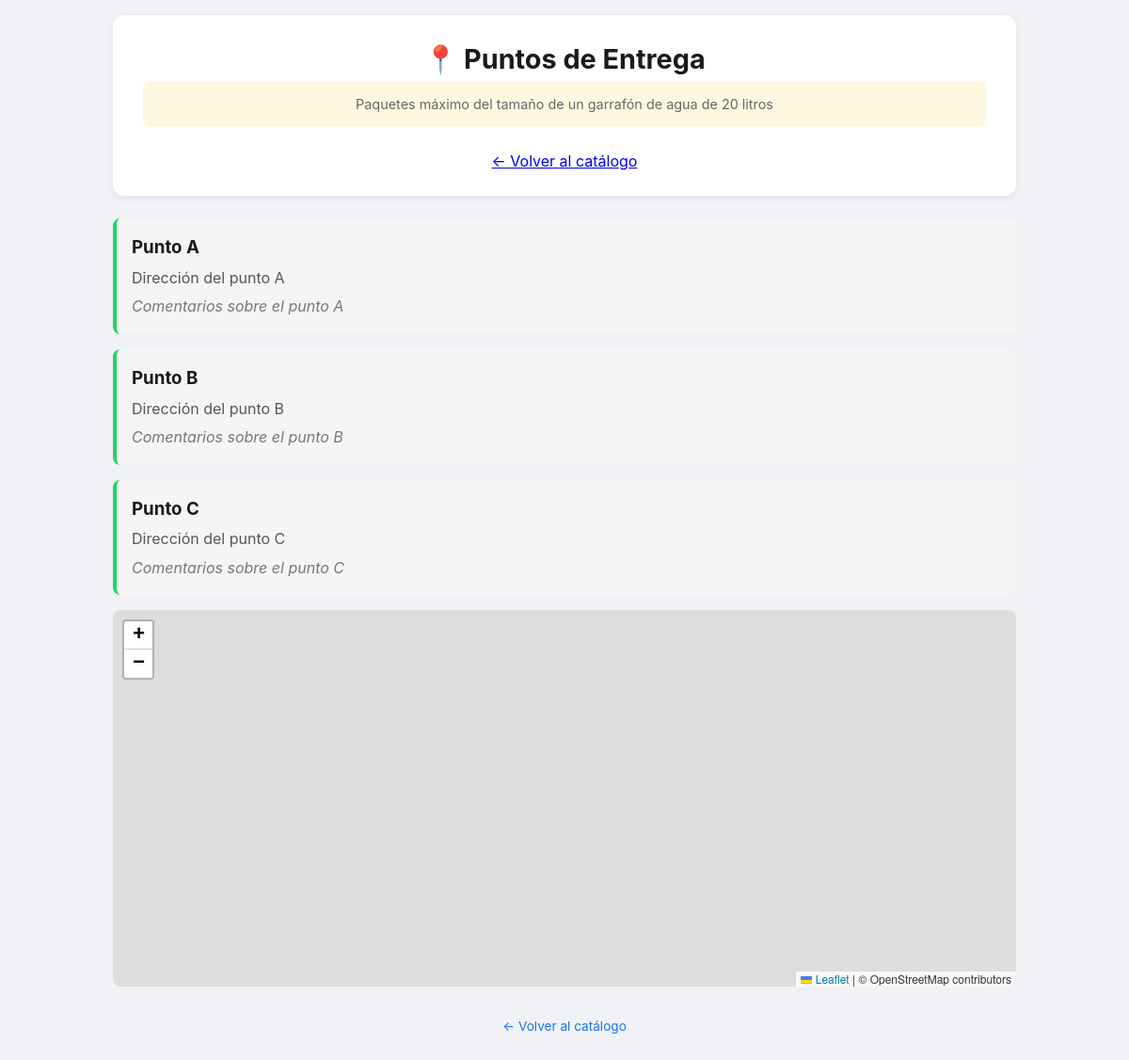
Screenshot of /entrega.php with the database file from the repository.
### tables this page shows
CREATE TABLE IF NOT EXISTS settings (
    id INT AUTO_INCREMENT PRIMARY KEY,
    setting_key VARCHAR(100) UNIQUE NOT NULL,
    setting_value TEXT
);

CREATE TABLE IF NOT EXISTS meeting_points (
    id INT AUTO_INCREMENT PRIMARY KEY,
    name VARCHAR(255) NOT NULL,
    address TEXT NOT NULL,
    notes TEXT,
    lat DECIMAL(10,7),
    lng DECIMAL(10,7),
    is_active TINYINT(1) DEFAULT 1
);

### includes/functions.php (called while the page is built, shortened)
<?php
function h(?string $s): string {
    return htmlspecialchars($s ?? '', ENT_QUOTES | ENT_HTML5, 'UTF-8');
}
function getSetting(string $key): string {
    $db = getDB();
    $stmt = $db->prepare("SELECT setting_value FROM settings WHERE setting_key = ? LIMIT 1");
    $stmt->bind_param('s', $key);
    $stmt->execute();
    $row = $stmt->get_result()->fetch_assoc();
    return $row['setting_value'] ?? '';
}
function getMeetingPoints(): array {
    $db = getDB();
    $result = $db->query("SELECT * FROM meeting_points WHERE is_active = 1 ORDER BY id");
    return $result->fetch_all(MYSQLI_ASSOC);
}

### entrega.php (the view, shortened to what this page needs)
<?php
require_once __DIR__ . '/includes/functions.php';
$points = getMeetingPoints();
$maxSize = h(getSetting('max_delivery_size'));
?>
<!DOCTYPE html>
<html lang="es">
<head>
<link rel="stylesheet" href="https://unpkg.com/leaflet@1.9.4/dist/leaflet.css" crossorigin>
<link rel="stylesheet" href="assets/css/estilo.css">
</head>
<body>
<div class="container">
    <header class="header">
        <h1>📍 Puntos de Entrega</h1>
        <?php if ($maxSize): ?><p class="delivery-note"><?= $maxSize ?></p><?php endif; ?>
        <p><a href="index.php">← Volver al catálogo</a></p>
    </header>
    <main>
        <?php if (empty($points)): ?>
            <p>No hay puntos de entrega configurados aún.</p>
        <?php else: ?>
            <div class="points-list">
                <?php foreach ($points as $p): ?>
                    <div class="point-card" data-lat="<?= h($p['lat']) ?>" data-lng="<?= h($p['lng']) ?>" data-name="<?= h($p['name']) ?>">
                        <h3><?= h($p['name']) ?></h3>
                        <p class="addr"><?= nl2br(h($p['address'])) ?></p>
                        <?php if ($p['notes']): ?>
                            <p class="notes"><?= nl2br(h($p['notes'])) ?></p>
                        <?php endif; ?>
                    </div>
                <?php endforeach; ?>
            </div>
            <div id="map"></div>
        <?php endif; ?>
    </main>
    <footer class="footer">
        <p><a href="index.php">← Volver al catálogo</a></p>
    </footer>
</div>
</body>
</html>

### assets/css/estilo.css (style rules this page uses)
*, *::before, *::after { box-sizing: border-box; margin: 0; padding: 0; }
html { font-size: 16px; }
body { font-family: -apple-system, BlinkMacSystemFont, 'Segoe UI', Roboto, sans-serif; background: #f0f2f5; color: #1a1a1a; line-height: 1.6; padding: 1rem; }
.container { max-width: 960px; margin: 0 auto; }
.header { background: #fff; padding: 1.5rem 2rem; border-radius: 12px; box-shadow: 0 2px 8px rgba(0,0,0,.08); margin-bottom: 1.5rem; text-align: center; }
.header h1 { font-size: 1.8rem; color: #1a1a1a; }
.delivery-note { background: #fff8e1; padding: .8rem 1rem; border-radius: 8px; margin-bottom: 1.5rem; text-align: center; font-size: .9rem; color: #666; }
.footer { text-align: center; padding: 2rem 0; color: #999; font-size: .85rem; }
.footer a { color: #1a73e8; text-decoration: none; }

### entrega.php (style rules this page uses)
#map { height: 400px; width: 100%; border-radius: 8px; margin-top: 1rem; }
.point-card { background: #f5f5f5; padding: 1rem; border-radius: 8px; margin-bottom: 1rem; border-left: 4px solid #25D366; }
.point-card h3 { margin: 0 0 0.3rem; }
.point-card .addr { color: #555; }
.point-card .notes { font-style: italic; color: #777; margin-top: 0.3rem; }

### rows the page displays
settings: setting_value "Paquetes máximo del tamaño de un garrafón de agua de 20 litros"
meeting_points: name "Punto A", address "Dirección del punto A", notes "Comentarios sobre el punto A"
meeting_points: name "Punto B", address "Dirección del punto B", notes "Comentarios sobre el punto B"
meeting_points: name "Punto C", address "Dirección del punto C", notes "Comentarios sobre el punto C"
